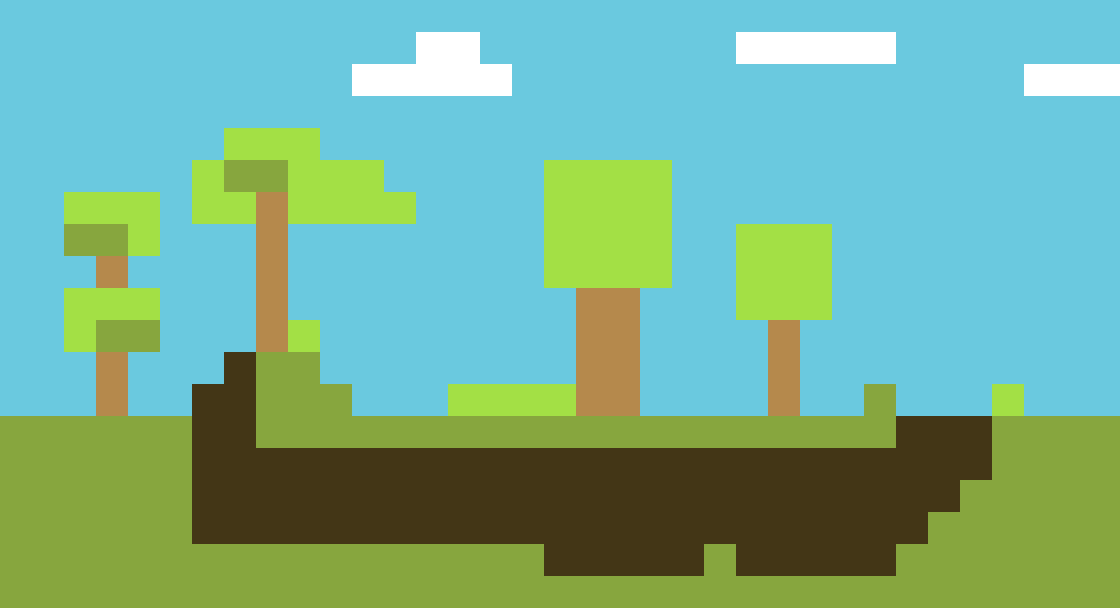

This is a level from a 2D game, rendered from its Tiled map with the project's own tilesets. A one-line summary and the map file follow, with tile-layer data summarised:
An orthogonal 35x19 tile map with 32x32 px tiles, 3 tile layers (background, backdrop, ground) and 14 objects.

<map version="1.0" orientation="orthogonal" width="35" height="19" tilewidth="32" tileheight="32">
 <properties>
  <property name="behaviors" value="" />
  <property name="endx" value="34" />
  <property name="endy" value="12" />
  <property name="startx" value="0" />
  <property name="starty" value="12" />
 </properties>
 <tileset firstgid="1" name="tiles" tilewidth="32" tileheight="32">
  <image source="../gfx/tiles.png" width="160" height="160" />
 </tileset>
 <layer name="background" width="35" height="19">
  <data>[665 cells, 586 non-empty, 6 distinct tile ids]</data>
 </layer>
 <layer name="backdrop" width="35" height="19">
  <data>[665 cells, 28 non-empty, 3 distinct tile ids]</data>
 </layer>
 <layer name="ground" width="35" height="19">
  <data>[665 cells, 95 non-empty, 4 distinct tile ids]</data>
 </layer>
 <objectgroup name="instructions" width="35" height="19">
  <object gid="1" x="71" y="392">
   <properties>
    <property name="repeat" value="1" />
    <property name="text" value="Hey! Is that pieces from my spaceship?" />
   </properties>
  </object>
  <object gid="1" x="575" y="387">
   <properties>
    <property name="text" value="If I'm able to find all the pieces, maybe..." />
   </properties>
  </object>
  <object gid="1" x="96" y="209">
   <properties>
    <property name="text" value="Strange tree..." />
   </properties>
  </object>
  <object gid="1" x="374" y="50">
   <properties>
    <property name="repeat" value="-1" />
    <property name="text" value="I believe, I can fly!!" />
   </properties>
  </object>
  <object gid="1" x="227" y="514">
   <properties>
    <property name="text" value="I can't go back, I'll have to take another path." />
   </properties>
  </object>
  <object gid="1" x="466" y="507">
   <properties>
    <property name="text" value="Is that... robots? Or just moving pixels? Whatever, I'll be careful." />
   </properties>
  </object>
 </objectgroup>
 <objectgroup name="items" width="35" height="19">
  <object gid="6" x="736" y="414" />
  <object gid="6" x="801" y="413" />
  <object gid="6" x="353" y="381" />
  <object gid="6" x="478" y="50" />
  <object gid="6" x="592" y="140" />
  <object gid="6" x="767" y="212" />
 </objectgroup>
 <objectgroup name="monsters" width="35" height="19">
  <object gid="1" x="632" y="521" />
  <object gid="1" x="802" y="517" />
 </objectgroup>
</map>